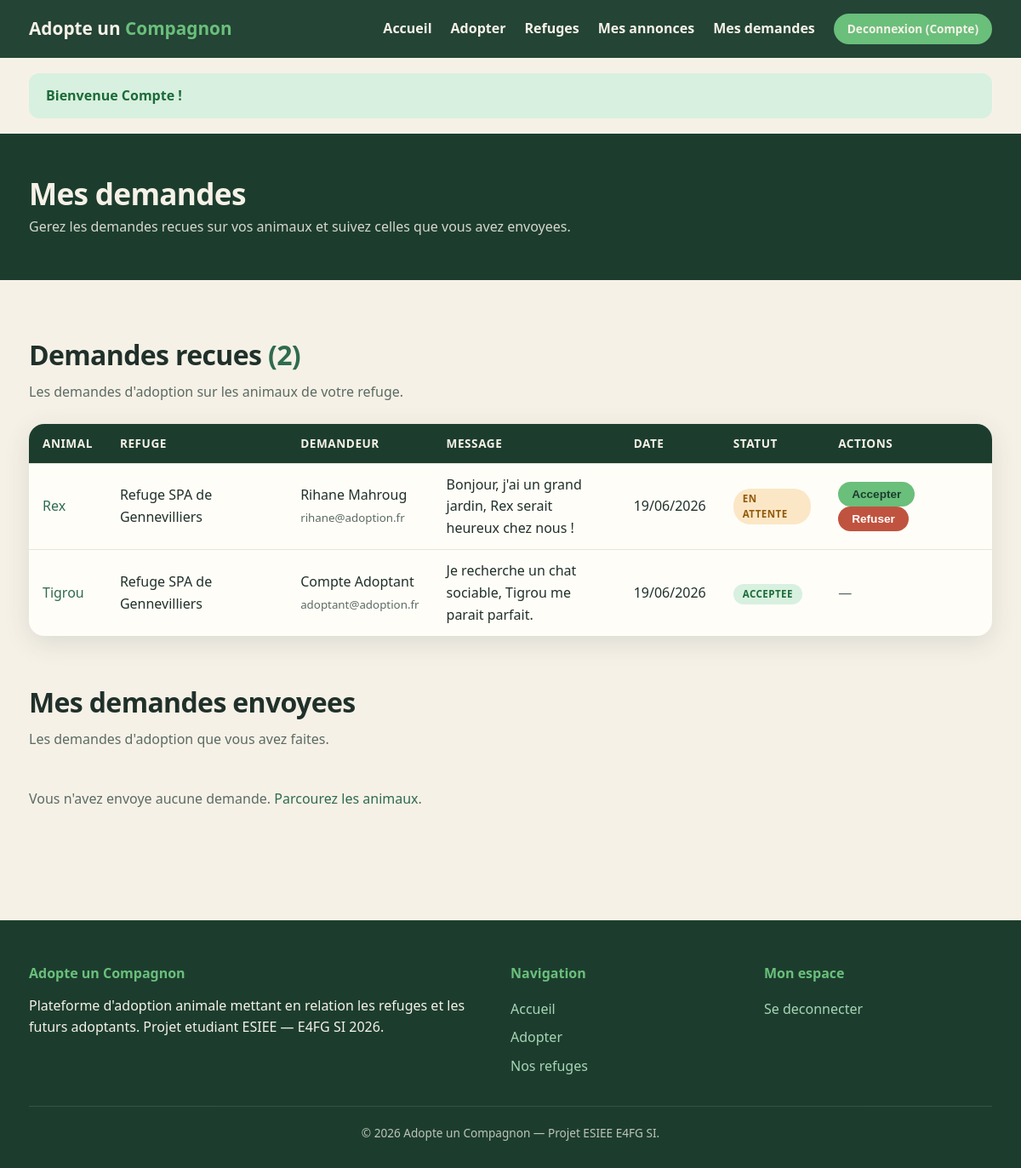
The page /mes-demandes.php (signed in) on the database its author committed.
### tables this page shows
CREATE TABLE utilisateur (
    id_utilisateur   INT AUTO_INCREMENT PRIMARY KEY,
    nom              VARCHAR(60)  NOT NULL,
    prenom           VARCHAR(60)  NOT NULL,
    email            VARCHAR(150) NOT NULL UNIQUE,
    mot_de_passe     VARCHAR(255) NOT NULL,
    role             ENUM('admin','refuge','visiteur','particulier') NOT NULL DEFAULT 'visiteur',
    date_inscription DATETIME     NOT NULL DEFAULT CURRENT_TIMESTAMP
);

CREATE TABLE demande_adoption (
    id_demande     INT AUTO_INCREMENT PRIMARY KEY,
    id_animal      INT NOT NULL,
    id_utilisateur INT NOT NULL,
    message        TEXT DEFAULT NULL,
    statut         ENUM('en_attente','acceptee','refusee') NOT NULL DEFAULT 'en_attente',
    date_demande   DATETIME NOT NULL DEFAULT CURRENT_TIMESTAMP,
    CONSTRAINT fk_dem_animal FOREIGN KEY (id_animal)
        REFERENCES animal(id_animal) ON DELETE CASCADE,
    CONSTRAINT fk_dem_user FOREIGN KEY (id_utilisateur)
        REFERENCES utilisateur(id_utilisateur) ON DELETE CASCADE
);

CREATE TABLE animal (
    id_animal           INT AUTO_INCREMENT PRIMARY KEY,
    nom                 VARCHAR(80)  NOT NULL,
    id_espece           INT          NOT NULL,
    type_detenteur      ENUM('refuge','particulier') NOT NULL DEFAULT 'refuge',
    id_refuge           INT          DEFAULT NULL,
    id_proprietaire     INT          DEFAULT NULL,   
    detenteur_nom       VARCHAR(120) DEFAULT NULL,
    detenteur_ville     VARCHAR(80)  DEFAULT NULL,
    detenteur_region    VARCHAR(80)  DEFAULT NULL,
    race                VARCHAR(80)  DEFAULT NULL,
    age_annees          INT          DEFAULT NULL,
    sexe                ENUM('M','F') DEFAULT NULL,
    sterilise           TINYINT(1)   NOT NULL DEFAULT 0,   
    ancien_proprietaire VARCHAR(150) DEFAULT NULL,
    description         TEXT         DEFAULT NULL,
    photo               VARCHAR(255) DEFAULT NULL,
    statut              ENUM('disponible','reserve','adopte') NOT NULL DEFAULT 'disponible',
    date_publication    DATETIME     NOT NULL DEFAULT CURRENT_TIMESTAMP,
    CONSTRAINT fk_animal_espece FOREIGN KEY (id_espece)
        REFERENCES espece(id_espece) ON DELETE RESTRICT,
    CONSTRAINT fk_animal_refuge FOREIGN KEY (id_refuge)
        REFERENCES refuge(id_refuge) ON DELETE CASCADE,
    CONSTRAINT fk_animal_proprietaire FOREIGN KEY (id_proprietaire)
        REFERENCES utilisateur(id_utilisateur) ON DELETE CASCADE
);

### htdocs/includes/auth.php (called while the page is built, shortened)
<?php
require_once __DIR__ . '/functions.php';
function est_connecte(): bool
{
    return isset($_SESSION['user']);
}
function user(): ?array
{
    return $_SESSION['user'] ?? null;
}
function a_role(string ...$roles): bool
{
    return est_connecte() && in_array($_SESSION['user']['role'], $roles, true);
}

### htdocs/includes/functions.php (called while the page is built, shortened)
<?php
function e($value): string
{
    return htmlspecialchars((string) $value, ENT_QUOTES, 'UTF-8');
}
function get_flashes(): array
{
    $f = $_SESSION['flash'] ?? [];
    return $f;
}

### htdocs/mes-demandes.php (the view, shortened to what this page needs)
<?php
require_once __DIR__ . '/connexion.php';
require_once __DIR__ . '/includes/auth.php';
$uid  = user()['id'];
$gere = a_role('refuge', 'particulier');
$recues = [];
if ($gere) {
    $condition = a_role('particulier') ? "a.id_proprietaire = :uid" : "r.id_utilisateur = :uid";
    $st = $pdo->prepare("
        SELECT d.id_demande, d.message, d.statut, d.date_demande,
               a.id_animal, a.nom AS animal,
               COALESCE(r.nom, CONCAT('Particulier : ', a.detenteur_nom)) AS refuge,
               u.prenom, u.nom, u.email
        FROM demande_adoption d
        JOIN animal a      ON a.id_animal = d.id_animal
        LEFT JOIN refuge r ON r.id_refuge = a.id_refuge
        JOIN utilisateur u ON u.id_utilisateur = d.id_utilisateur
        WHERE $condition
        ORDER BY d.statut = 'en_attente' DESC, d.date_demande DESC
    ");
    $st->execute(['uid' => $uid]);
    $recues = $st->fetchAll();
}
$stmt = $pdo->prepare("
    SELECT d.id_demande, d.message, d.statut, d.date_demande,
           a.id_animal, a.nom AS animal, e.nom AS espece,
           COALESCE(r.nom, CONCAT('Particulier : ', a.detenteur_nom)) AS refuge,
           COALESCE(r.ville, a.detenteur_ville) AS ville
    FROM demande_adoption d
    JOIN animal a ON a.id_animal = d.id_animal
    JOIN espece e ON e.id_espece = a.id_espece
    LEFT JOIN refuge r ON r.id_refuge = a.id_refuge
    WHERE d.id_utilisateur = :uid
    ORDER BY d.date_demande DESC
");
$stmt->execute(['uid' => $uid]);
$envoyees = $stmt->fetchAll();
$libelle = ['en_attente' => 'En attente', 'acceptee' => 'Acceptee', 'refusee' => 'Refusee'];
function badge_statut(string $s): string {
    return $s === 'acceptee' ? 'disponible' : ($s === 'refusee' ? 'adopte' : 'reserve');
}
require __DIR__ . '/includes/header.php';
?>
<div class="page-head"><div class="container"><h1>Mes demandes</h1>
    <p>Gerez les demandes recues sur vos animaux et suivez celles que vous avez envoyees.</p></div></div>
<section>
    <div class="container">
        <?php if ($gere): ?>
        <h2 class="section-title" style="text-align:left;">
            Demandes recues <?php if ($recues): ?><span style="color:var(--vert-moyen)">(<?= count($recues) ?>)</span><?php endif; ?>
        </h2>
        <p class="section-sub" style="text-align:left;margin-bottom:24px;">
            Les demandes d'adoption sur les animaux de votre refuge.
        </p>
        <?php if (!$recues): ?>
            <p style="color:var(--texte-clair);padding:0 0 40px;">Aucune demande recue pour le moment.</p>
        <?php else: ?>
            <table style="margin-bottom:60px;">
                <thead><tr><th>Animal</th><th>Refuge</th><th>Demandeur</th><th>Message</th><th>Date</th><th>Statut</th><th>Actions</th></tr></thead>
                <tbody>
                <?php foreach ($recues as $d): ?>
                    <tr>
                        <td><a href="animal.php?id=<?= (int)$d['id_animal'] ?>"><?= e($d['animal']) ?></a></td>
                        <td><?= e($d['refuge']) ?></td>
                        <td><?= e($d['prenom'] . ' ' . $d['nom']) ?><br><small style="color:var(--texte-clair)"><?= e($d['email']) ?></small></td>
                        <td style="max-width:260px;"><?= nl2br(e($d['message'] ?: '—')) ?></td>
                        <td><?= e(date('d/m/Y', strtotime($d['date_demande']))) ?></td>
                        <td><span class="badge badge-<?= badge_statut($d['statut']) ?>"><?= e($libelle[$d['statut']]) ?></span></td>
                        <td>
                            <?php if ($d['statut'] === 'en_attente'): ?>
                                <form method="post" style="display:inline;">
                                    <button class="btn btn-sm" name="action" value="acceptee">Accepter</button>
                                    <button class="btn btn-sm btn-danger" name="action" value="refusee">Refuser</button>
                                </form>
                            <?php else: ?>
                                <span style="color:var(--texte-clair)">—</span>
                            <?php endif; ?>
                        </td>
                    </tr>
                <?php endforeach; ?>
                </tbody>
            </table>
        <?php endif; ?>
        <?php endif; ?>
        <h2 class="section-title" style="text-align:left;">Mes demandes envoyees</h2>
        <p class="section-sub" style="text-align:left;margin-bottom:24px;">Les demandes d'adoption que vous avez faites.</p>
        <?php if (!$envoyees): ?>
            <p style="color:var(--texte-clair);padding:20px 0;">
                Vous n'avez envoye aucune demande. <a href="recherche.php">Parcourez les animaux</a>.
            </p>
        <?php endif; ?>
    </div>
</section>
<?php require __DIR__ . '/includes/footer.php'; ?>

### htdocs/includes/header.php (shortened to what this page needs)
<?php
require_once __DIR__ . '/auth.php';
?>
<!DOCTYPE html>
<html lang="fr">
<head>
    <link rel="stylesheet" href="https://unpkg.com/leaflet@1.9.4/dist/leaflet.css">
    <link rel="stylesheet" href="css/style.css?v=7">
</head>
<body>
<header class="site-header">
    <div class="container">
        <a href="index.php" class="logo">Adopte un <span>Compagnon</span></a>
        <nav>
            <a href="index.php">Accueil</a>
            <a href="recherche.php">Adopter</a>
            <a href="index.php#refuges">Refuges</a>
            <?php if (est_connecte()): ?>
                <?php if (a_role('admin')): ?>
                    <a href="admin.php">Administration</a>
                <?php elseif (a_role('refuge', 'particulier')): ?>
                    <a href="mes-annonces.php">Mes annonces</a>
                <?php endif; ?>
                <a href="mes-demandes.php">Mes demandes</a>
                <a href="logout.php" class="btn btn-sm">Deconnexion (<?= e(user()['prenom']) ?>)</a>
            <?php else: ?>
                <a href="login.php">Connexion</a>
                <a href="register.php" class="btn btn-sm">Inscription</a>
            <?php endif; ?>
        </nav>
    </div>
</header>
<main>
<?php foreach (get_flashes() as $f): ?>
    <div class="container" style="padding-top:18px;">
        <div class="flash flash-<?= e($f['type']) ?>"><?= e($f['message']) ?></div>
    </div>
<?php endforeach; ?>

### htdocs/css/style.css (style rules this page uses)
:root { --vert-fonce: #1c3d2e; --vert-moyen: #2f6b4f; --vert-vif: #6abf7b; --vert-clair: #a8d5b5; --creme: #f6f1e7; --creme-fonce: #ece4d3; --beige-carte: #fffdf8; --texte: #20302a; --texte-clair: #5b6b63; --blanc: #ffffff; --rouge: #c0533f; --ombre: 0 8px 30px rgba(28, 61, 46, .12); --radius: 18px; --max: 1180px; }
* { box-sizing: border-box; margin: 0; padding: 0; }
body { font-family: "Segoe UI", system-ui, -apple-system, sans-serif; color: var(--texte); background: var(--creme); line-height: 1.6; }
a { color: var(--vert-moyen); text-decoration: none; }
.container { max-width: var(--max); margin: 0 auto; padding: 0 24px; }
h1, h2, h3 { line-height: 1.15; font-weight: 800; letter-spacing: -.02em; }
.btn { display: inline-block; background: var(--vert-vif); color: var(--vert-fonce); font-weight: 700; padding: 12px 26px; border-radius: 40px; border: none; cursor: pointer; font-size: 1rem; transition: transform .15s ease, background .2s ease; }
.btn-danger { background: var(--rouge); color: #fff; }
.btn-sm { padding: 7px 16px; font-size: .85rem; }
.site-header { position: sticky; top: 0; z-index: 50; background: rgba(28, 61, 46, .96); backdrop-filter: blur(6px); color: var(--creme); }
.site-header .container { display: flex; align-items: center; justify-content: space-between; padding-top: 16px; padding-bottom: 16px; }
.logo { font-size: 1.3rem; font-weight: 800; color: var(--creme); }
.logo span { color: var(--vert-vif); }
.site-header nav { display: flex; align-items: center; gap: 22px; }
.site-header nav a { color: var(--creme); font-weight: 600; }
section { padding: 70px 0; }
.section-title { text-align: center; margin-bottom: 12px; font-size: 2rem; }
.section-sub { text-align: center; color: var(--texte-clair); margin-bottom: 44px; }
.badge { display: inline-block; font-size: .72rem; font-weight: 700; padding: 3px 11px; border-radius: 20px; text-transform: uppercase; letter-spacing: .04em; }
.badge-disponible { background: #d8f0df; color: #1c6b39; }
.badge-reserve { background: #fbe7c6; color: #92590a; }
table { width: 100%; border-collapse: collapse; background: var(--beige-carte); border-radius: var(--radius); overflow: hidden; box-shadow: var(--ombre); }
th, td { padding: 12px 16px; text-align: left; border-bottom: 1px solid var(--creme-fonce); }
th { background: var(--vert-fonce); color: var(--creme); font-size: .85rem; text-transform: uppercase; letter-spacing: .04em; }
tr:last-child td { border-bottom: none; }
td .btn-sm { margin-right: 6px; }
.flash { padding: 14px 20px; border-radius: 12px; margin-bottom: 18px; font-weight: 600; }
.flash-success { background: #d8f0df; color: #1c6b39; }
.page-head { background: var(--vert-fonce); color: var(--creme); padding: 50px 0; }
.page-head h1 { font-size: 2.2rem; }
.page-head p { opacity: .85; margin-top: 6px; }

### rows shown on the page
utilisateur: prenom "Compte"
demande_adoption: id_animal.nom "Rex", refuge "Refuge SPA de Gennevilliers", id_utilisateur.nom "Rihane Mahroug", id_utilisateur.email "rihane@adoption.fr", message "Bonjour, j'ai un grand jardin, Rex serait heureux chez nous !", date_demande "19/06/2026", statut "EN ATTENTE"
demande_adoption: id_animal.nom "Tigrou", refuge "Refuge SPA de Gennevilliers", id_utilisateur.nom "Compte Adoptant", id_utilisateur.email "adoptant@adoption.fr", message "Je recherche un chat sociable, Tigrou me parait parfait.", date_demande "19/06/2026", statut "ACCEPTEE"

### other values the page prints
$f['message'] "Bienvenue Compte !"
count($recues) "2"
